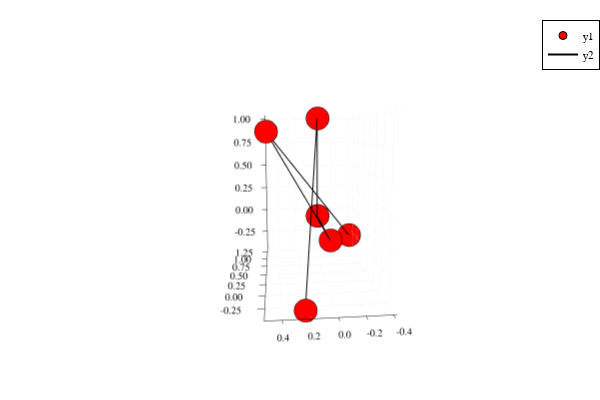

Source (notebook cell):
### Code cell
p = plot()
plotChain!(P,"red")

### Figure 1 — Plotly figure (JSON) as saved in the notebook; plotly's stock layout.template omitted (floating-point values rounded to 4 significant figures)
{"data": [{"colorbar": {"title": {"text": ""}}, "legendgroup": "y1", "marker": {"color": "rgba(255, 0, 0, 1.000)", "line": {"color": "rgba(0, 0, 0, 1)", "width": 1}, "size": 8, "symbol": "circle"}, "mode": "markers", "name": "y1", "scene": "scene", "showlegend": true, "type": "scatter3d", "x": [1.35, 0, 0, 1, 1, -0.4045], "xaxis": "x", "y": [-0.4001, 0.5, 0, 0, 0, 0.2341], "yaxis": "y", "z": [-0.3032, 0.866, 0, 0, 1, -0.4045], "zaxis": "z", "zmax": null, "zmin": null}, {"colorbar": {"title": {"text": ""}}, "legendgroup": "y2", "line": {"color": "rgba(0, 0, 0, 1)", "dash": "solid", "shape": "linear", "width": 2}, "mode": "lines", "name": "y2", "scene": "scene", "showlegend": true, "type": "scatter3d", "x": [1.35, 0, 0, 1, 1, -0.4045], "xaxis": "x", "y": [-0.4001, 0.5, 0, 0, 0, 0.2341], "yaxis": "y", "z": [-0.3032, 0.866, 0, 0, 1, -0.4045], "zaxis": "z", "zmax": null, "zmin": null}], "layout": {"annotations": [], "height": 400, "legend": {"bgcolor": "rgba(255, 255, 255, 1.000)", "bordercolor": "rgba(0, 0, 0, 1)", "borderwidth": 1, "font": {"color": "rgba(0, 0, 0, 1)", "family": "sans-serif", "size": 11}, "title": {"font": {"color": "rgba(0, 0, 0, 1)", "family": "sans-serif", "size": 15}, "text": ""}, "tracegroupgap": 0, "traceorder": "normal", "x": 1, "xanchor": "auto", "y": 1, "yanchor": "auto"}, "margin": {"b": 20, "l": 0, "r": 0, "t": 20}, "paper_bgcolor": "rgba(255, 255, 255, 1.000)", "plot_bgcolor": "rgba(255, 255, 255, 1.000)", "scene": {"aspectmode": "auto", "aspectratio": {"x": 1.345, "y": 0.6902, "z": 1.077}, "camera": {"center": {"x": 0, "y": 0, "z": 0}, "eye": {"x": -2.665, "y": 0.2854, "z": 0.4053}, "projection": {"type": "perspective"}, "up": {"x": 0, "y": 0, "z": 1}}, "domain": {"x": [0.06582, 0.9934], "y": [0.03762, 0.9902]}, "xaxis": {"gridcolor": "rgba(0, 0, 0, 0.1)", "gridwidth": 0.5, "linecolor": "rgba(0, 0, 0, 1)", "mirror": false, "range": [-0.4571, 1.403], "showgrid": true, "showline": true, "showticklabels": true, "tickangle": 0, "tickcolor": "rgb(0, 0, 0)", "tickfont": {"color": "rgba(0, 0, 0, 1)", "family": "sans-serif", "size": 11}, "tickmode": "array", "ticks": "inside", "ticktext": ["-0.25", "0.00", "0.25", "0.50", "0.75", "1.00", "1.25"], "tickvals": [-0.25, 0, 0.25, 0.5, 0.75, 1, 1.25], "title": {"font": {"color": "rgba(0, 0, 0, 1)", "family": "sans-serif", "size": 15}, "text": ""}, "type": "linear", "visible": true, "zeroline": false, "zerolinecolor": "rgba(0, 0, 0, 1)"}, "yaxis": {"gridcolor": "rgba(0, 0, 0, 0.1)", "gridwidth": 0.5, "linecolor": "rgba(0, 0, 0, 1)", "mirror": false, "range": [-0.4271, 0.527], "showgrid": true, "showline": true, "showticklabels": true, "tickangle": 0, "tickcolor": "rgb(0, 0, 0)", "tickfont": {"color": "rgba(0, 0, 0, 1)", "family": "sans-serif", "size": 11}, "tickmode": "array", "ticks": "inside", "ticktext": ["-0.4", "-0.2", "0.0", "0.2", "0.4"], "tickvals": [-0.4, -0.2, 0, 0.2, 0.4], "title": {"font": {"color": "rgba(0, 0, 0, 1)", "family": "sans-serif", "size": 15}, "text": ""}, "type": "linear", "visible": true, "zeroline": false, "zerolinecolor": "rgba(0, 0, 0, 1)"}, "zaxis": {"gridcolor": "rgba(0, 0, 0, 0.1)", "gridwidth": 0.5, "linecolor": "rgba(0, 0, 0, 1)", "mirror": false, "range": [-0.4466, 1.042], "showgrid": true, "showline": true, "showticklabels": true, "tickangle": 0, "tickcolor": "rgb(0, 0, 0)", "tickfont": {"color": "rgba(0, 0, 0, 1)", "family": "sans-serif", "size": 11}, "tickmode": "array", "ticks": "inside", "ticktext": ["-0.25", "0.00", "0.25", "0.50", "0.75", "1.00"], "tickvals": [-0.25, 0, 0.25, 0.5, 0.75, 1], "title": {"font": {"color": "rgba(0, 0, 0, 1)", "family": "sans-serif", "size": 15}, "text": ""}, "type": "linear", "visible": true, "zeroline": false, "zerolinecolor": "rgba(0, 0, 0, 1)"}}, "showlegend": true, "width": 600}}
